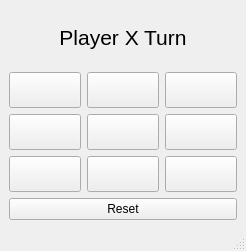
<?xml version="1.0" encoding="UTF-8"?>
<ui version="4.0">
 <class>MainWindow</class>
 <widget class="QMainWindow" name="MainWindow">
  <property name="geometry">
   <rect>
    <x>0</x>
    <y>0</y>
    <width>224</width>
    <height>251</height>
   </rect>
  </property>
  <property name="windowTitle">
   <string>MainWindow</string>
  </property>
  <widget class="QWidget" name="centralwidget">
   <layout class="QGridLayout" name="gridLayout">
    <item row="1" column="1">
     <widget class="QPushButton" name="btn2">
      <property name="font">
       <font>
        <pointsize>18</pointsize>
       </font>
      </property>
      <property name="text">
       <string/>
      </property>
     </widget>
    </item>
    <item row="3" column="0">
     <widget class="QPushButton" name="btn7">
      <property name="font">
       <font>
        <pointsize>18</pointsize>
       </font>
      </property>
      <property name="text">
       <string/>
      </property>
     </widget>
    </item>
    <item row="1" column="0">
     <widget class="QPushButton" name="btn1">
      <property name="font">
       <font>
        <pointsize>18</pointsize>
       </font>
      </property>
      <property name="text">
       <string/>
      </property>
     </widget>
    </item>
    <item row="3" column="2">
     <widget class="QPushButton" name="btn9">
      <property name="font">
       <font>
        <pointsize>18</pointsize>
       </font>
      </property>
      <property name="text">
       <string/>
      </property>
     </widget>
    </item>
    <item row="2" column="2">
     <widget class="QPushButton" name="btn6">
      <property name="font">
       <font>
        <pointsize>18</pointsize>
       </font>
      </property>
      <property name="text">
       <string/>
      </property>
     </widget>
    </item>
    <item row="2" column="0">
     <widget class="QPushButton" name="btn4">
      <property name="font">
       <font>
        <pointsize>18</pointsize>
       </font>
      </property>
      <property name="text">
       <string/>
      </property>
     </widget>
    </item>
    <item row="1" column="2">
     <widget class="QPushButton" name="btn3">
      <property name="font">
       <font>
        <pointsize>18</pointsize>
       </font>
      </property>
      <property name="text">
       <string/>
      </property>
     </widget>
    </item>
    <item row="0" column="0" colspan="3">
     <widget class="QLabel" name="labelStatus">
      <property name="font">
       <font>
        <pointsize>16</pointsize>
       </font>
      </property>
      <property name="text">
       <string>Player X Turn</string>
      </property>
      <property name="alignment">
       <set>Qt::AlignmentFlag::AlignCenter</set>
      </property>
     </widget>
    </item>
    <item row="3" column="1">
     <widget class="QPushButton" name="btn8">
      <property name="font">
       <font>
        <pointsize>18</pointsize>
       </font>
      </property>
      <property name="text">
       <string/>
      </property>
     </widget>
    </item>
    <item row="2" column="1">
     <widget class="QPushButton" name="btn5">
      <property name="font">
       <font>
        <pointsize>18</pointsize>
       </font>
      </property>
      <property name="text">
       <string/>
      </property>
     </widget>
    </item>
    <item row="4" column="0" colspan="3">
     <widget class="QPushButton" name="btnReset">
      <property name="text">
       <string>Reset</string>
      </property>
     </widget>
    </item>
   </layout>
  </widget>
  <widget class="QMenuBar" name="menubar">
   <property name="geometry">
    <rect>
     <x>0</x>
     <y>0</y>
     <width>224</width>
     <height>17</height>
    </rect>
   </property>
  </widget>
  <widget class="QStatusBar" name="statusbar"/>
 </widget>
 <resources/>
 <connections/>
</ui>
